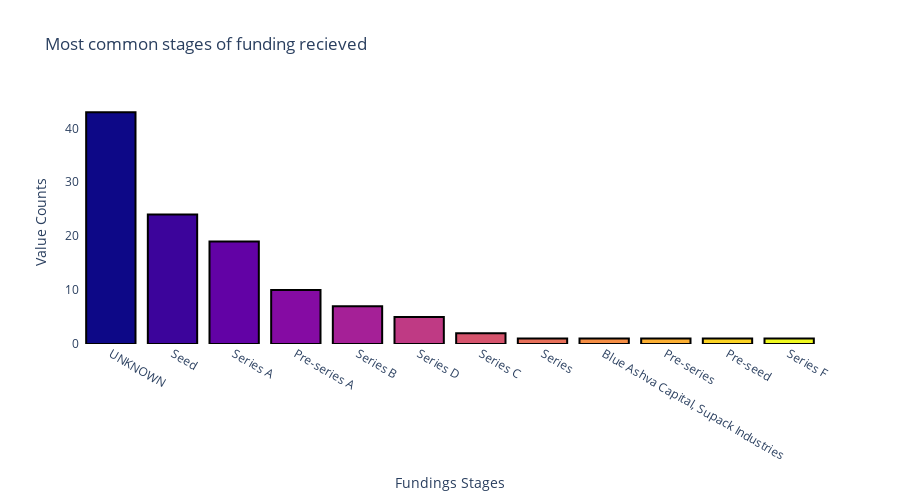

The notebook cell this image was saved under:
### Markdown cell above
> Here the data might not be accurate as higher percentage of STAGE data is missing

### Code cell
# Most common types of funding
new_df_updated_funding = startup_India.copy()
new_df_updated_funding['Stage'].fillna(value='UNKNOWN', inplace=True)
funding = new_df_updated_funding['Stage'].value_counts()
#print(funding.values.size)
colr=np.arange(0,funding.values.size)
fig=go.Figure(data=[go.Bar(y=funding.values,x=funding.index, marker={'color':colr})], layout=go.Layout(title='Most common stages of funding recieved',
          xaxis=dict(title='Fundings Stages'),
          yaxis = dict(title='Value Counts')))
fig.data[0].marker.line.width = 2
fig.data[0].marker.line.color = "black" 
fig.update_layout(height=500,autosize=True ,plot_bgcolor='rgb(275, 275, 275)')

### Figure 1 — Plotly figure (JSON) as saved in the notebook; plotly's stock layout.template omitted (floating-point values rounded to 4 significant figures)
{"data": [{"marker": {"color": [0, 1, 2, 3, 4, 5, 6, 7, 8, 9, 10, 11], "line": {"color": "black", "width": 2}}, "type": "bar", "x": ["UNKNOWN", "Seed", "Series A", "Pre-series A", "Series B", "Series D", "Series C", "Series", "Blue Ashva Capital, Supack Industries", "Pre-series", "Pre-seed", "Series F"], "y": [43, 24, 19, 10, 7, 5, 2, 1, 1, 1, 1, 1]}], "layout": {"autosize": true, "height": 500, "plot_bgcolor": "rgb(275, 275, 275)", "title": {"text": "Most common stages of funding recieved"}, "xaxis": {"title": {"text": "Fundings Stages"}}, "yaxis": {"title": {"text": "Value Counts"}}}}
